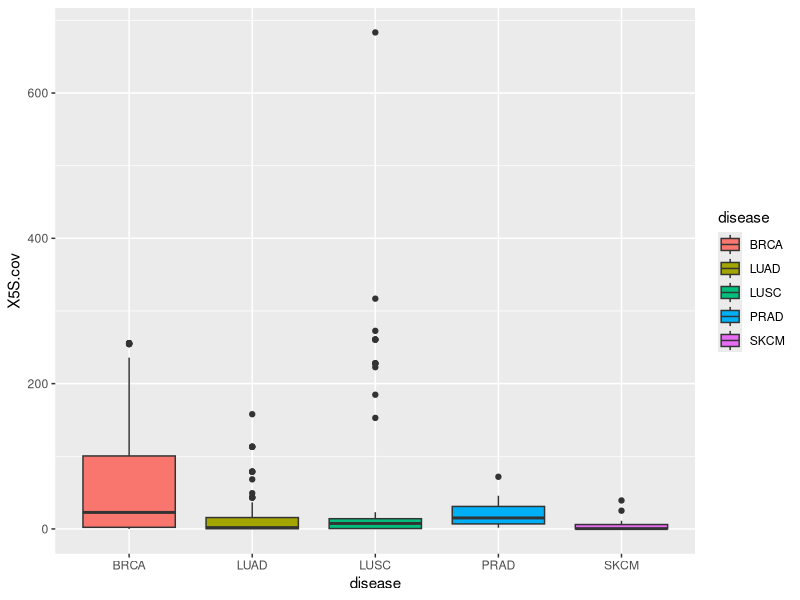
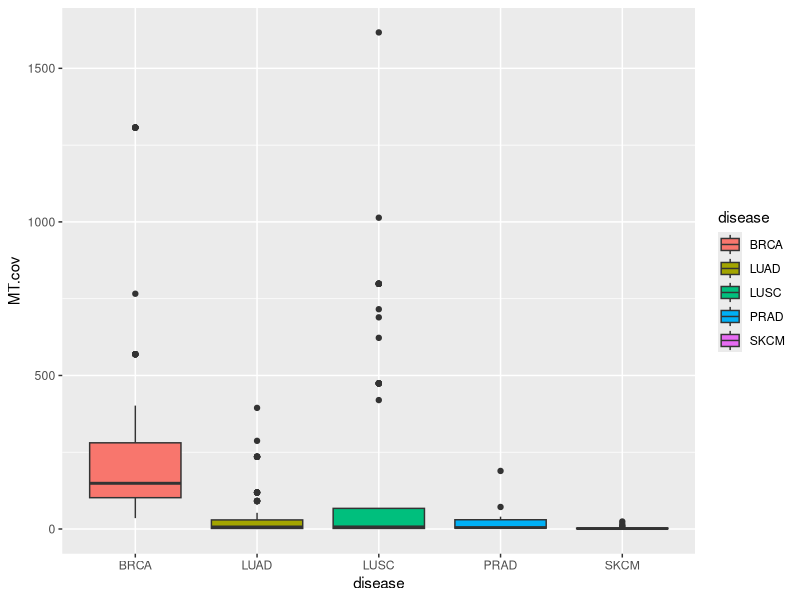

R code for these plots, in order:
data=read.csv('WXS.merged.344.csv')

library(ggplot2)

pdf("5S.pdf",width=10,height=4)
library(ggplot2)
 ggplot(data, aes(x=disease, y= X5S.cov, fill=disease))+ geom_boxplot()
dev.off()

pdf("MT.pdf",width=10,height=4)
library(ggplot2)
 ggplot(data, aes(x=disease, y= MT.cov, fill=disease))+ geom_boxplot()
dev.off()

